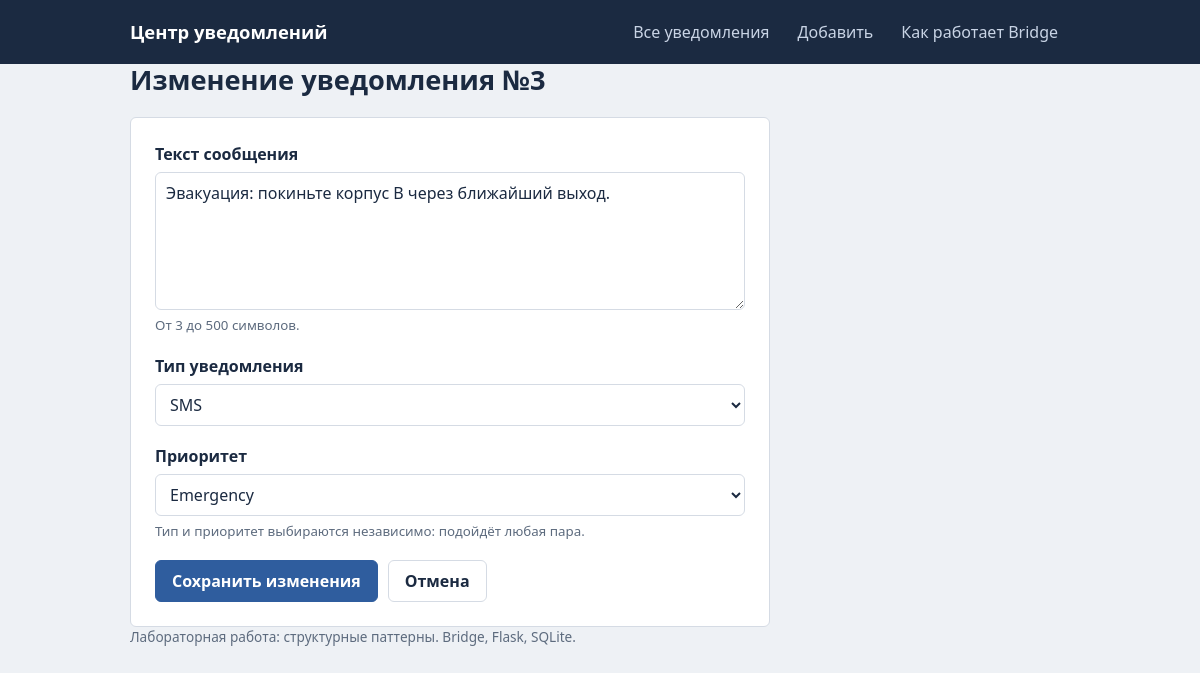
The page /edit/3 on the database its author committed.
### tables this page shows
CREATE TABLE notifications (
    id                INTEGER PRIMARY KEY AUTOINCREMENT,
    message           TEXT NOT NULL,
    notification_type TEXT NOT NULL CHECK (notification_type IN ('Email', 'SMS', 'Telegram')),
    priority          TEXT NOT NULL CHECK (priority IN ('Normal', 'Important', 'Emergency')),
    created_at        TEXT NOT NULL DEFAULT (datetime('now', 'localtime'))
);

### app.py (the view, shortened to what this page needs)
@app.route("/edit/<int:notification_id>", methods=["GET", "POST"])
def edit(notification_id):
    row = get_or_404(notification_id)
    return render_template("edit.html", **form_context(data=dict(row), row=row))

### app.py (called while the page is built)
def get_or_404(notification_id):
    conn = get_db()
    row = conn.execute("SELECT * FROM notifications WHERE id = ?", (notification_id,)).fetchone()
    conn.close()
    if row is None:
        abort(404)
    return row

def form_context(**extra):
    return dict(channels=list(CHANNELS), priorities=list(PRIORITIES), limit=MESSAGE_MAX, **extra)

### db.py (called while the page is built)
def get_db():
    conn = sqlite3.connect(DB_PATH)
    conn.row_factory = sqlite3.Row
    return conn

### templates/edit.html (shortened to what this page needs)
{% extends "base.html" %}
{% block content %}
<div class="page-head"><h1>Изменение уведомления №{{ row.id }}</h1></div>
{% set submit_label = 'Сохранить изменения' %}
{% set cancel_url = url_for('detail', notification_id=row.id) %}
{% include "_form.html" %}
{% endblock %}

### templates/_form.html (shortened to what this page needs)
<form class="form" method="post" novalidate>
  <label class="field">
    <span>Текст сообщения</span>
    <textarea name="message" rows="5" maxlength="{{ limit }}" required>{{ data.message or '' }}</textarea>
    <small>От 3 до {{ limit }} символов.</small>
  </label>
  <label class="field">
    <span>Тип уведомления</span>
    <select name="notification_type" required>
      {% for c in channels %}<option value="{{ c }}" {% if c == data.notification_type %}selected{% endif %}>{{ c }}</option>{% endfor %}
    </select>
  </label>
  <label class="field">
    <span>Приоритет</span>
    <select name="priority" required>
      {% for p in priorities %}<option value="{{ p }}" {% if p == data.priority %}selected{% endif %}>{{ p }}</option>{% endfor %}
    </select>
    <small>Тип и приоритет выбираются независимо: подойдёт любая пара.</small>
  </label>
  <div class="form-actions">
    <button class="btn primary" type="submit">{{ submit_label }}</button>
    <a class="btn ghost" href="{{ cancel_url }}">Отмена</a>
  </div>
</form>

### static/style.css (style rules this page uses)
:root { --ink: #1b2a41; --muted: #5d6b7e; --paper: #eef1f5; --card: #ffffff; --line: #d5dbe4; --accent: #2f5d9e; --normal: #4a6fa5; --important: #c98200; --emergency: #c8312e; --radius: 6px; font-family: "Segoe UI", "Helvetica Neue", Arial, sans-serif; }
* { box-sizing: border-box; }
body { margin: 0; background: var(--paper); color: var(--ink); line-height: 1.5; font-size: 16px; }
h1 { font-size: 1.7rem; line-height: 1.2; margin: 0; }
a { color: var(--accent); }
.page-head { display: flex; align-items: center; justify-content: space-between; flex-wrap: wrap; gap: 12px; margin-bottom: 20px; }
.btn { display: inline-block; font: inherit; font-weight: 600; padding: 8px 16px; border: 1px solid var(--line); border-radius: var(--radius); background: var(--card); color: var(--ink); text-decoration: none; cursor: pointer; }
.btn.primary { background: var(--accent); border-color: var(--accent); color: #fff; }
.btn.ghost { background: transparent; }
select, textarea { font: inherit; color: var(--ink); background: #fff; border: 1px solid var(--line); border-radius: var(--radius); padding: 8px 10px; }
textarea { width: 100%; resize: vertical; }
.form { background: var(--card); border: 1px solid var(--line); border-radius: var(--radius); padding: 24px; max-width: 640px; }
.field { display: flex; flex-direction: column; gap: 6px; margin-bottom: 18px; }
.field > span { font-weight: 600; }
.field small { color: var(--muted); }
.form-actions { display: flex; gap: 10px; }

### rows shown on the page
notifications: id "3", message "Эвакуация: покиньте корпус B через ближайший выход.", notification_type "SMS", priority "Emergency"

### other values the page prints
{{ limit }} "500"
{{ submit_label }} "Сохранить изменения"
